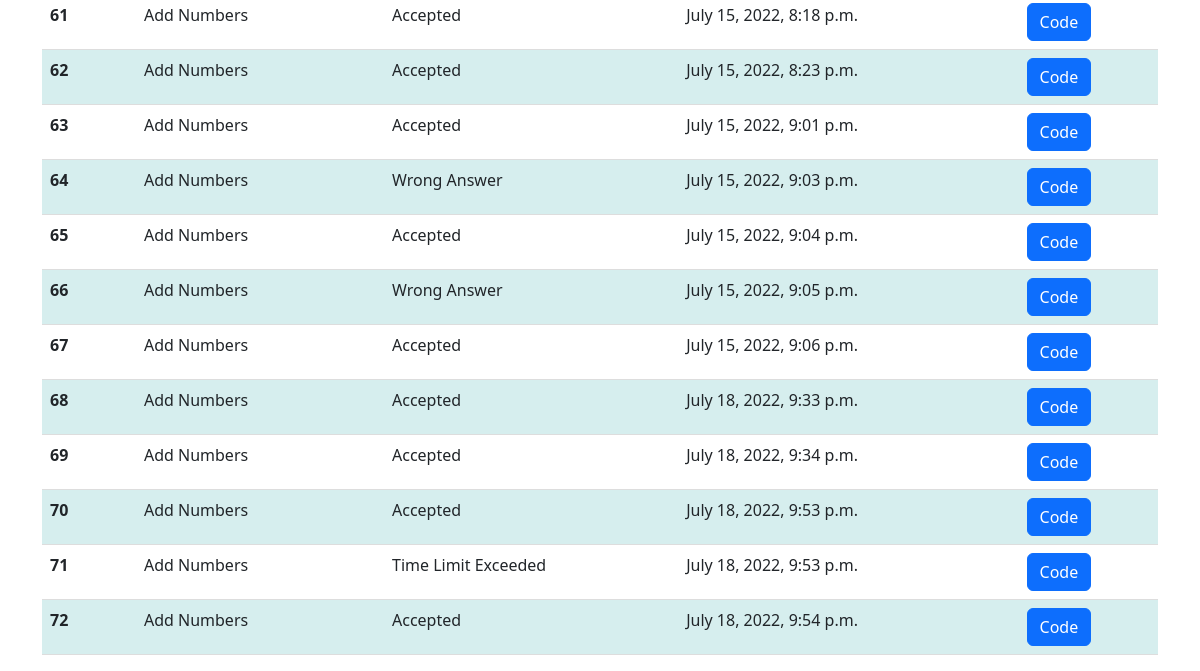
Before: /submission (signed in, lower part) with the older database file.
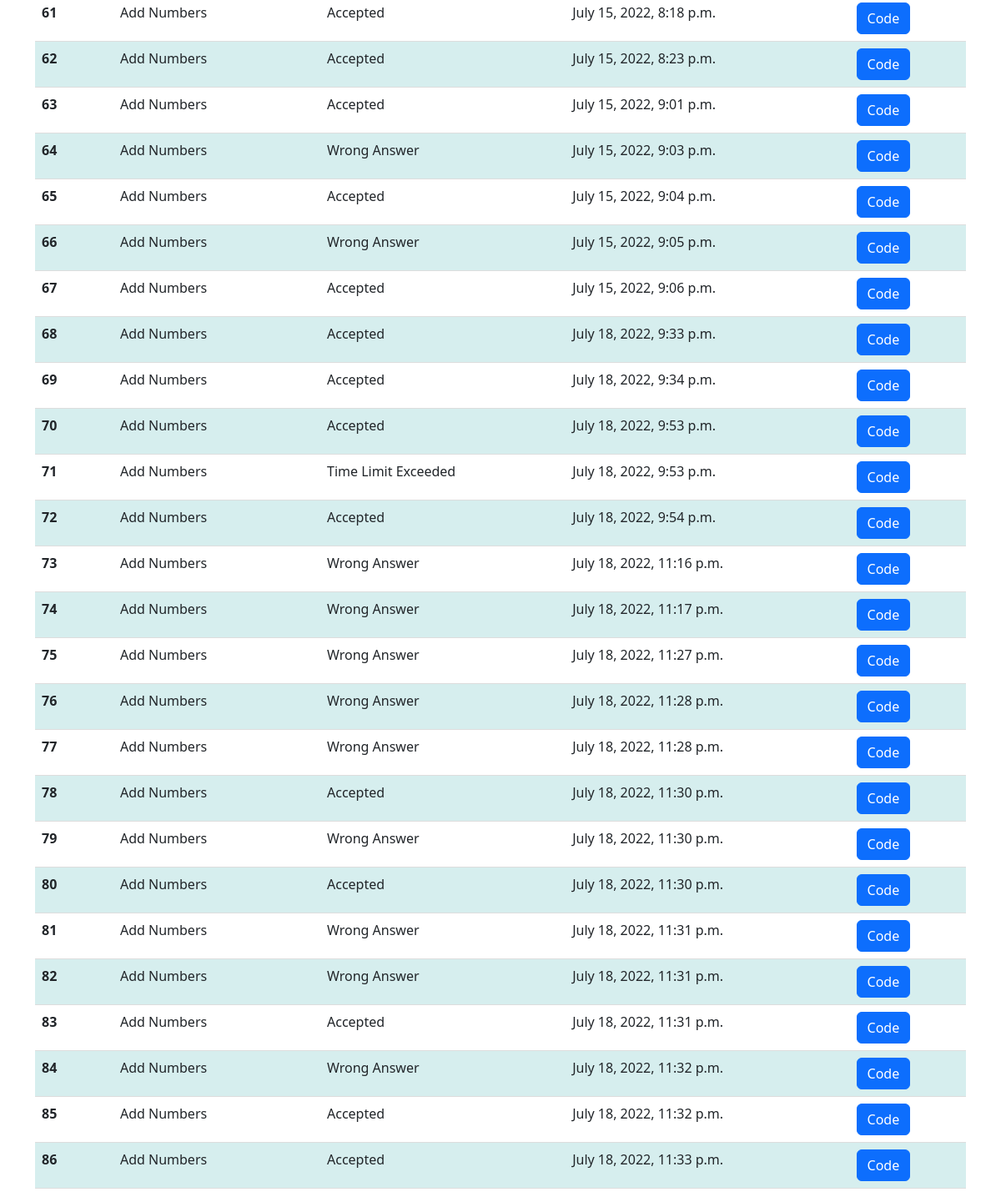
After: the same page with the newer database file.
### ojapp/models.py (models this page shows, shortened)
class Solution(models.Model):
    username=models.ForeignKey(User,on_delete=models.CASCADE,default=1)
    problem = models.ForeignKey(Problem,on_delete=models.CASCADE)
    verdict=models.CharField(max_length=50)
    solve=models.BooleanField(default=False)
    submitted_at=models.DateTimeField()
    submitted_code=models.TextField(max_length=25000)

class Problem(models.Model):
    name=models.CharField(max_length=200)
    problem_statement=models.TextField(max_length=25000)
    constraints=models.CharField(max_length=255)
    code=models.CharField(max_length=255)
    input = models.TextField(max_length=25000,default=1)
    output = models.TextField(max_length=25000,default=1)
    difficult=models.CharField(max_length=25)
    ppoint=models.IntegerField(default=5)

### ojapp/views.py (the view)
# urls.py: path("submission",views.submission,name="submission"),
@login_required
def submission(request):
    solution=Solution.objects.filter(username=request.user).order_by('submitted_at')
    context={'solution':solution}
    return render(request,'submission.html',context)

### templates/submission.html (shortened to what this page needs)
<!DOCTYPE html>
<html lang="en">
<head>
    <link rel="stylesheet" href="https://cdnjs.cloudflare.com/ajax/libs/font-awesome/4.7.0/css/font-awesome.min.css">
    <link href="https://cdn.jsdelivr.net/npm/bootstrap@5.2.0-beta1/dist/css/bootstrap.min.css" rel="stylesheet">
</head>
<body>
    <div class="container my-3">
        <table class="table">
            <tbody>
                {% for sol in solution %}
                    <tr>
                        <th scope="row">{{forloop.counter}}</th>
                        <td>{{sol.problem.name}}</td>
                        <td>{{sol.verdict}}</td>
                        <td>{{sol.submitted_at}}</td>
                        <form method="POST" action="{% url 'subcode' sol.id %}">
                            <td><button type="subcode"  class="btn btn-primary">Code</button></td>
                        </form>
                    </tr>
                {% endfor %}
            </tbody>
          </table>
    </div>
</body>
</html>

### templates/submission.html (style rules this page uses)
tr:nth-child(even) { background-color: #D6EEEE; }

Changed rows visible on the page:
added Solution: problem.name "Add Numbers", verdict "Wrong Answer", submitted_at "July 18, 2022, 11:16 p.m."
added Solution: problem.name "Add Numbers", verdict "Wrong Answer", submitted_at "July 18, 2022, 11:17 p.m."
added Solution: problem.name "Add Numbers", verdict "Wrong Answer", submitted_at "July 18, 2022, 11:27 p.m."
added Solution: problem.name "Add Numbers", verdict "Wrong Answer", submitted_at "July 18, 2022, 11:28 p.m."
added Solution: problem.name "Add Numbers", verdict "Wrong Answer", submitted_at "July 18, 2022, 11:28 p.m."
added Solution: problem.name "Add Numbers", verdict "Accepted", submitted_at "July 18, 2022, 11:30 p.m."
added Solution: problem.name "Add Numbers", verdict "Wrong Answer", submitted_at "July 18, 2022, 11:30 p.m."
added Solution: problem.name "Add Numbers", verdict "Accepted", submitted_at "July 18, 2022, 11:30 p.m."
added Solution: problem.name "Add Numbers", verdict "Wrong Answer", submitted_at "July 18, 2022, 11:31 p.m."
added Solution: problem.name "Add Numbers", verdict "Wrong Answer", submitted_at "July 18, 2022, 11:31 p.m."
added Solution: problem.name "Add Numbers", verdict "Accepted", submitted_at "July 18, 2022, 11:31 p.m."
added Solution: problem.name "Add Numbers", verdict "Wrong Answer", submitted_at "July 18, 2022, 11:32 p.m."
added Solution: problem.name "Add Numbers", verdict "Accepted", submitted_at "July 18, 2022, 11:32 p.m."
added Solution: problem.name "Add Numbers", verdict "Accepted", submitted_at "July 18, 2022, 11:33 p.m."
